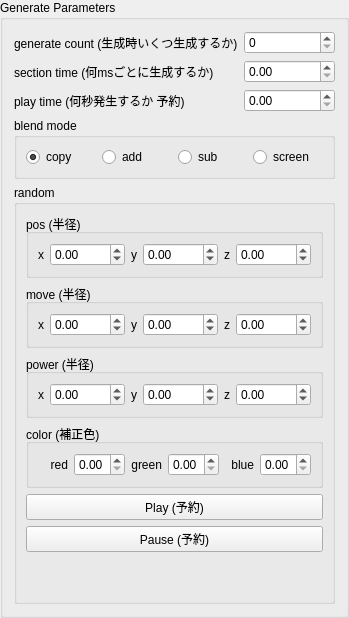
     <widget class="QGroupBox" name="generateParameters">
      <property name="title">
       <string>Generate Parameters</string>
      </property>
      <layout class="QGridLayout" name="gridLayout_14">
       <item row="0" column="0">
        <widget class="QLabel" name="label_31">
         <property name="whatsThis">
          <string>生成時に何個パーティクルを生成するか</string>
         </property>
         <property name="text">
          <string>generate count (生成時いくつ生成するか)</string>
         </property>
        </widget>
       </item>
       <item row="1" column="1">
        <widget class="QDoubleSpinBox" name="spinSectionTime"/>
       </item>
       <item row="1" column="0">
        <widget class="QLabel" name="label_14">
         <property name="whatsThis">
          <string>パーティクルを何msごとに出現させるかの設定</string>
         </property>
         <property name="text">
          <string>section time (何msごとに生成するか)</string>
         </property>
        </widget>
       </item>
       <item row="0" column="1">
        <widget class="QSpinBox" name="spinGenerateFrame"/>
       </item>
       <item row="5" column="0" colspan="2">
        <widget class="QGroupBox" name="random">
         <property name="title">
          <string>random</string>
         </property>
         <layout class="QGridLayout" name="gridLayout_8">
          <item row="3" column="0">
           <widget class="QGroupBox" name="groupBox_11">
            <property name="title">
             <string>color (補正色)</string>
            </property>
            <layout class="QGridLayout" name="gridLayout_11">
             <item row="0" column="1">
              <widget class="QDoubleSpinBox" name="spinRandColorRed">
               <property name="maximum">
                <double>1.000000000000000</double>
               </property>
               <property name="singleStep">
                <double>0.100000000000000</double>
               </property>
              </widget>
             </item>
             <item row="0" column="0">
              <widget class="QLabel" name="label_6">
               <property name="text">
                <string>red</string>
               </property>
               <property name="alignment">
                <set>Qt::AlignRight|Qt::AlignTrailing|Qt::AlignVCenter</set>
               </property>
              </widget>
             </item>
             <item row="0" column="3">
              <widget class="QDoubleSpinBox" name="spinRandColorGreen">
               <property name="maximum">
                <double>1.000000000000000</double>
               </property>
               <property name="singleStep">
                <double>0.100000000000000</double>
               </property>
              </widget>
             </item>
             <item row="0" column="4">
              <widget class="QLabel" name="label_13">
               <property name="text">
                <string>blue</string>
               </property>
               <property name="alignment">
                <set>Qt::AlignRight|Qt::AlignTrailing|Qt::AlignVCenter</set>
               </property>
              </widget>
             </item>
             <item row="0" column="2">
              <widget class="QLabel" name="label_12">
               <property name="text">
                <string>green</string>
               </property>
               <property name="alignment">
                <set>Qt::AlignRight|Qt::AlignTrailing|Qt::AlignVCenter</set>
               </property>
              </widget>
             </item>
             <item row="0" column="5">
              <widget class="QDoubleSpinBox" name="spinRandColorBlue">
               <property name="maximum">
                <double>1.000000000000000</double>
               </property>
               <property name="singleStep">
                <double>0.100000000000000</double>
               </property>
              </widget>
             </item>
            </layout>
           </widget>
          </item>
          <item row="4" column="0">
           <widget class="QPushButton" name="pushButton">
            <property name="text">
             <string>Play (予約)</string>
            </property>
           </widget>
          </item>
          <item row="5" column="0">
           <widget class="QPushButton" name="pushButton_2">
            <property name="text">
             <string>Pause (予約)</string>
            </property>
           </widget>
          </item>
          <item row="0" column="0">
           <widget class="QGroupBox" name="groupBox_2">
            <property name="title">
             <string>pos (半径)</string>
            </property>
            <layout class="QGridLayout" name="gridLayout_2">
             <item row="0" column="4">
              <widget class="QLabel" name="label_37">
               <property name="text">
                <string>z</string>
               </property>
               <property name="alignment">
                <set>Qt::AlignRight|Qt::AlignTrailing|Qt::AlignVCenter</set>
               </property>
              </widget>
             </item>
             <item row="0" column="2">
              <widget class="QLabel" name="label_36">
               <property name="text">
                <string>y</string>
               </property>
               <property name="alignment">
                <set>Qt::AlignRight|Qt::AlignTrailing|Qt::AlignVCenter</set>
               </property>
              </widget>
             </item>
             <item row="0" column="1">
              <widget class="QDoubleSpinBox" name="spinRandPosX">
               <property name="minimum">
                <double>-1000.000000000000000</double>
               </property>
               <property name="maximum">
                <double>1000.000000000000000</double>
               </property>
              </widget>
             </item>
             <item row="0" column="3">
              <widget class="QDoubleSpinBox" name="spinRandPosY">
               <property name="minimum">
                <double>-1000.000000000000000</double>
               </property>
               <property name="maximum">
                <double>1000.000000000000000</double>
               </property>
              </widget>
             </item>
             <item row="0" column="0">
              <widget class="QLabel" name="label_40">
               <property name="text">
                <string>x</string>
               </property>
               <property name="alignment">
                <set>Qt::AlignRight|Qt::AlignTrailing|Qt::AlignVCenter</set>
               </property>
              </widget>
             </item>
             <item row="0" column="5">
              <widget class="QDoubleSpinBox" name="spinRandPosZ">
               <property name="minimum">
                <double>-1000.000000000000000</double>
               </property>
               <property name="maximum">
                <double>1000.000000000000000</double>
               </property>
              </widget>
             </item>
            </layout>
           </widget>
          </item>
          <item row="2" column="0">
           <widget class="QGroupBox" name="groupBox_10">
            <property name="title">
             <string>power (半径)</string>
            </property>
            <layout class="QGridLayout" name="gridLayout_10">
             <item row="0" column="0">
              <widget class="QLabel" name="label_43">
               <property name="text">
                <string>x</string>
               </property>
               <property name="alignment">
                <set>Qt::AlignRight|Qt::AlignTrailing|Qt::AlignVCenter</set>
               </property>
              </widget>
             </item>
             <item row="0" column="2">
              <widget class="QLabel" name="label_44">
               <property name="text">
                <string>y</string>
               </property>
               <property name="alignment">
                <set>Qt::AlignRight|Qt::AlignTrailing|Qt::AlignVCenter</set>
               </property>
              </widget>
             </item>
             <item row="0" column="3">
              <widget class="QDoubleSpinBox" name="spinRandPowerY">
               <property name="minimum">
                <double>-1000.000000000000000</double>
               </property>
               <property name="maximum">
                <double>1000.000000000000000</double>
               </property>
              </widget>
             </item>
             <item row="0" column="1">
              <widget class="QDoubleSpinBox" name="spinRandPowerX">
               <property name="minimum">
                <double>-1000.000000000000000</double>
               </property>
               <property name="maximum">
                <double>1000.000000000000000</double>
               </property>
              </widget>
             </item>
             <item row="0" column="4">
              <widget class="QLabel" name="label_45">
               <property name="text">
                <string>z</string>
               </property>
               <property name="alignment">
                <set>Qt::AlignRight|Qt::AlignTrailing|Qt::AlignVCenter</set>
               </property>
              </widget>
             </item>
             <item row="0" column="5">
              <widget class="QDoubleSpinBox" name="spinRandPowerZ">
               <property name="minimum">
                <double>-1000.000000000000000</double>
               </property>
               <property name="maximum">
                <double>1000.000000000000000</double>
               </property>
              </widget>
             </item>
            </layout>
           </widget>
          </item>
          <item row="1" column="0">
           <widget class="QGroupBox" name="groupBox_8">
            <property name="title">
             <string>move (半径)</string>
            </property>
            <layout class="QGridLayout" name="gridLayout_9">
             <item row="0" column="1">
              <widget class="QDoubleSpinBox" name="spinRandMoveX">
               <property name="minimum">
                <double>-1000.000000000000000</double>
               </property>
               <property name="maximum">
                <double>1000.000000000000000</double>
               </property>
              </widget>
             </item>
             <item row="0" column="3">
              <widget class="QDoubleSpinBox" name="spinRandMoveY">
               <property name="minimum">
                <double>-1000.000000000000000</double>
               </property>
               <property name="maximum">
                <double>1000.000000000000000</double>
               </property>
              </widget>
             </item>
             <item row="0" column="4">
              <widget class="QLabel" name="label_41">
               <property name="text">
                <string>z</string>
               </property>
               <property name="alignment">
                <set>Qt::AlignRight|Qt::AlignTrailing|Qt::AlignVCenter</set>
               </property>
              </widget>
             </item>
             <item row="0" column="2">
              <widget class="QLabel" name="label_42">
               <property name="text">
                <string>y</string>
               </property>
               <property name="alignment">
                <set>Qt::AlignRight|Qt::AlignTrailing|Qt::AlignVCenter</set>
               </property>
              </widget>
             </item>
             <item row="0" column="0">
              <widget class="QLabel" name="label_50">
               <property name="text">
                <string>x</string>
               </property>
               <property name="alignment">
                <set>Qt::AlignRight|Qt::AlignTrailing|Qt::AlignVCenter</set>
               </property>
              </widget>
             </item>
             <item row="0" column="5">
              <widget class="QDoubleSpinBox" name="spinRandMoveZ">
               <property name="minimum">
                <double>-1000.000000000000000</double>
               </property>
               <property name="maximum">
                <double>1000.000000000000000</double>
               </property>
              </widget>
             </item>
            </layout>
           </widget>
          </item>
          <item row="6" column="0">
           <spacer name="verticalSpacer">
            <property name="orientation">
             <enum>Qt::Vertical</enum>
            </property>
            <property name="sizeHint" stdset="0">
             <size>
              <width>20</width>
              <height>40</height>
             </size>
            </property>
           </spacer>
          </item>
         </layout>
        </widget>
       </item>
       <item row="3" column="0" colspan="2">
        <widget class="QGroupBox" name="blendMode">
         <property name="title">
          <string>blend mode</string>
         </property>
         <layout class="QHBoxLayout" name="horizontalLayout">
          <item>
           <widget class="QRadioButton" name="blendCopy">
            <property name="text">
             <string>copy</string>
            </property>
            <property name="checked">
             <bool>true</bool>
            </property>
           </widget>
          </item>
          <item>
           <widget class="QRadioButton" name="blendAdd">
            <property name="text">
             <string>add</string>
            </property>
           </widget>
          </item>
          <item>
           <widget class="QRadioButton" name="blendSub">
            <property name="text">
             <string>sub</string>
            </property>
           </widget>
          </item>
          <item>
           <widget class="QRadioButton" name="blendScreen">
            <property name="text">
             <string>screen</string>
            </property>
           </widget>
          </item>
         </layout>
        </widget>
       </item>
       <item row="2" column="0">
        <widget class="QLabel" name="label_29">
         <property name="text">
          <string>play time (何秒発生するか 予約)</string>
         </property>
        </widget>
       </item>
       <item row="2" column="1">
        <widget class="QDoubleSpinBox" name="spinPlayTime"/>
       </item>
      </layout>
     </widget>
